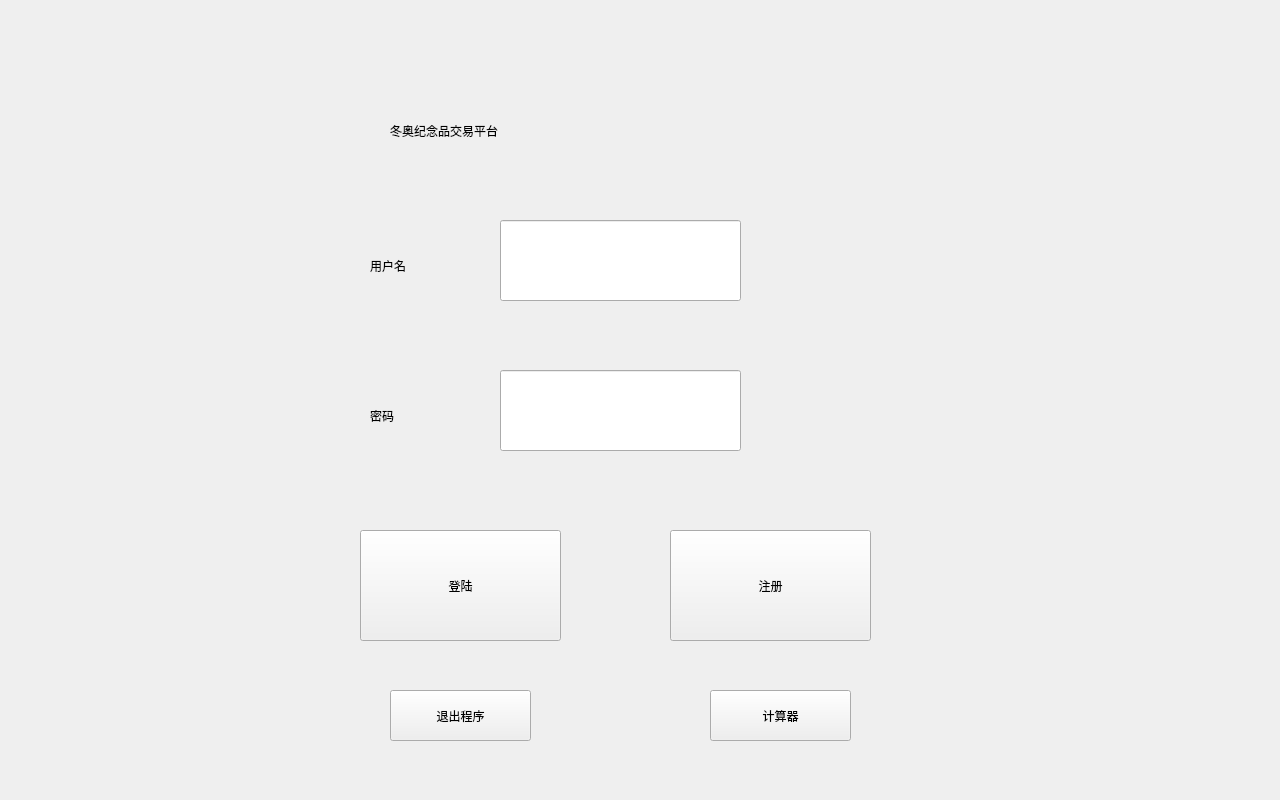
<?xml version="1.0" encoding="UTF-8"?>
<ui version="4.0">
 <class>Login</class>
 <widget class="QWidget" name="Login">
  <property name="geometry">
   <rect>
    <x>0</x>
    <y>0</y>
    <width>1280</width>
    <height>800</height>
   </rect>
  </property>
  <property name="windowTitle">
   <string>Form</string>
  </property>
  <widget class="QLineEdit" name="ID_input">
   <property name="geometry">
    <rect>
     <x>500</x>
     <y>220</y>
     <width>241</width>
     <height>81</height>
    </rect>
   </property>
  </widget>
  <widget class="QLineEdit" name="pwInput">
   <property name="geometry">
    <rect>
     <x>500</x>
     <y>370</y>
     <width>241</width>
     <height>81</height>
    </rect>
   </property>
  </widget>
  <widget class="QLabel" name="ID">
   <property name="geometry">
    <rect>
     <x>370</x>
     <y>230</y>
     <width>131</width>
     <height>71</height>
    </rect>
   </property>
   <property name="text">
    <string>用户名</string>
   </property>
  </widget>
  <widget class="QLabel" name="password">
   <property name="geometry">
    <rect>
     <x>370</x>
     <y>370</y>
     <width>141</width>
     <height>91</height>
    </rect>
   </property>
   <property name="text">
    <string>密码</string>
   </property>
  </widget>
  <widget class="QPushButton" name="login_button">
   <property name="geometry">
    <rect>
     <x>360</x>
     <y>530</y>
     <width>201</width>
     <height>111</height>
    </rect>
   </property>
   <property name="text">
    <string>登陆</string>
   </property>
  </widget>
  <widget class="QPushButton" name="register_button">
   <property name="geometry">
    <rect>
     <x>670</x>
     <y>530</y>
     <width>201</width>
     <height>111</height>
    </rect>
   </property>
   <property name="text">
    <string>注册</string>
   </property>
  </widget>
  <widget class="QPushButton" name="exit_button">
   <property name="geometry">
    <rect>
     <x>390</x>
     <y>690</y>
     <width>141</width>
     <height>51</height>
    </rect>
   </property>
   <property name="text">
    <string>退出程序</string>
   </property>
  </widget>
  <widget class="QLabel" name="title">
   <property name="geometry">
    <rect>
     <x>390</x>
     <y>80</y>
     <width>481</width>
     <height>101</height>
    </rect>
   </property>
   <property name="text">
    <string>冬奥纪念品交易平台</string>
   </property>
  </widget>
  <widget class="QPushButton" name="calculate">
   <property name="geometry">
    <rect>
     <x>710</x>
     <y>690</y>
     <width>141</width>
     <height>51</height>
    </rect>
   </property>
   <property name="text">
    <string>计算器</string>
   </property>
  </widget>
 </widget>
 <resources/>
 <connections/>
</ui>
